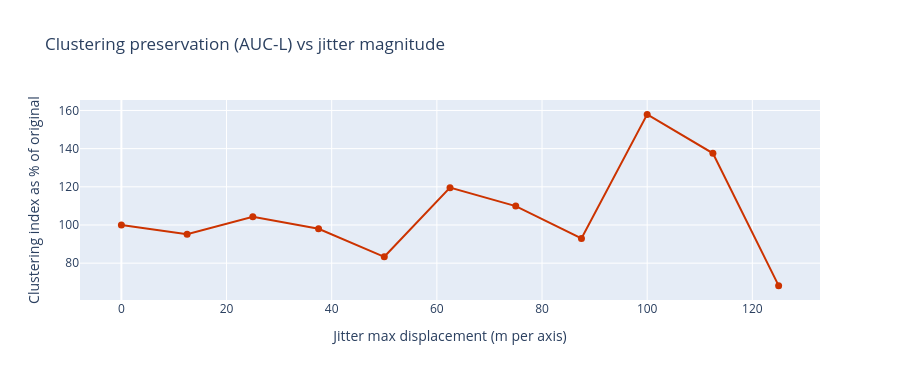

Notebook code cell kept with this figure:
### Markdown cell above
## Part 2 — Multi-scale Evaluation: Ripley's K Across Jitter Levels

How much does the L-function change as we increase `jitter_max_frac` from
0 (no displacement) to 0.5 (±125 m)?

A single scalar — the area under the positive part of the L-curve (AUC-L) —
summarises clustering intensity across all scales. Plotting AUC-L vs jitter
level shows the **rate of spatial structure degradation** with increasing noise.

### Code cell
jitter_fracs = np.linspace(0, 0.5, 11)  # jitter_max_frac values
support = np.linspace(10, 300, 30)
jitter_m = [250 * f for f in jitter_fracs]

if RECOMPUTE:
    auc_L_values = []
    for idx, frac in enumerate(jitter_fracs):
        J_i  = 250 * frac
        xy_i = xy_orig.copy() if J_i == 0 else (
            xy_orig + np.random.default_rng(seed=100+idx).uniform(-J_i, J_i, xy_orig.shape))
        with warnings.catch_warnings():
            warnings.simplefilter('ignore')
            k_res = k_test(xy_i, keep_simulations=False, support=support)
        L_i = np.sqrt(k_res.statistic / np.pi) - support
        auc_L_values.append(float(np.trapezoid(np.maximum(L_i, 0), support)))
    np.save('data/nb13_auc_single.npy', np.array(auc_L_values))
else:
    auc_L_values = list(np.load('data/nb13_auc_single.npy'))

auc_baseline = auc_L_values[0]
auc_pct = [100 * v / auc_baseline for v in auc_L_values]

fig = go.Figure()
fig.add_scatter(x=jitter_m, y=auc_pct,
                mode='lines+markers',
                line=dict(color='#cc3300', width=2),
                marker=dict(size=7))
fig.update_layout(
    title='Clustering preservation (AUC-L) vs jitter magnitude',
    xaxis_title='Jitter max displacement (m per axis)',
    yaxis_title='Clustering index as % of original',
    height=380
)
fig.show()
print(f'At ±{J_BASE:.0f} m (jitter_max_frac=0.25): {auc_pct[5]:.1f}% of original clustering preserved')

### Figure 1 — Plotly figure (JSON) as saved in the notebook; plotly's stock layout.template omitted (floating-point values rounded to 4 significant figures)
{"data": [{"line": {"color": "#cc3300", "width": 2}, "marker": {"size": 7}, "mode": "lines+markers", "type": "scatter", "x": [0.0, 12.5, 25.0, 37.5, 50.0, 62.5, 75.0, 87.5, 100.0, 112.5, 125.0], "y": [100.0, 95.12, 104.3, 98.05, 83.33, 119.6, 109.9, 92.92, 158.0, 137.6, 68.24]}], "layout": {"height": 380, "title": {"text": "Clustering preservation (AUC-L) vs jitter magnitude"}, "xaxis": {"title": {"text": "Jitter max displacement (m per axis)"}}, "yaxis": {"title": {"text": "Clustering index as % of original"}}}}
